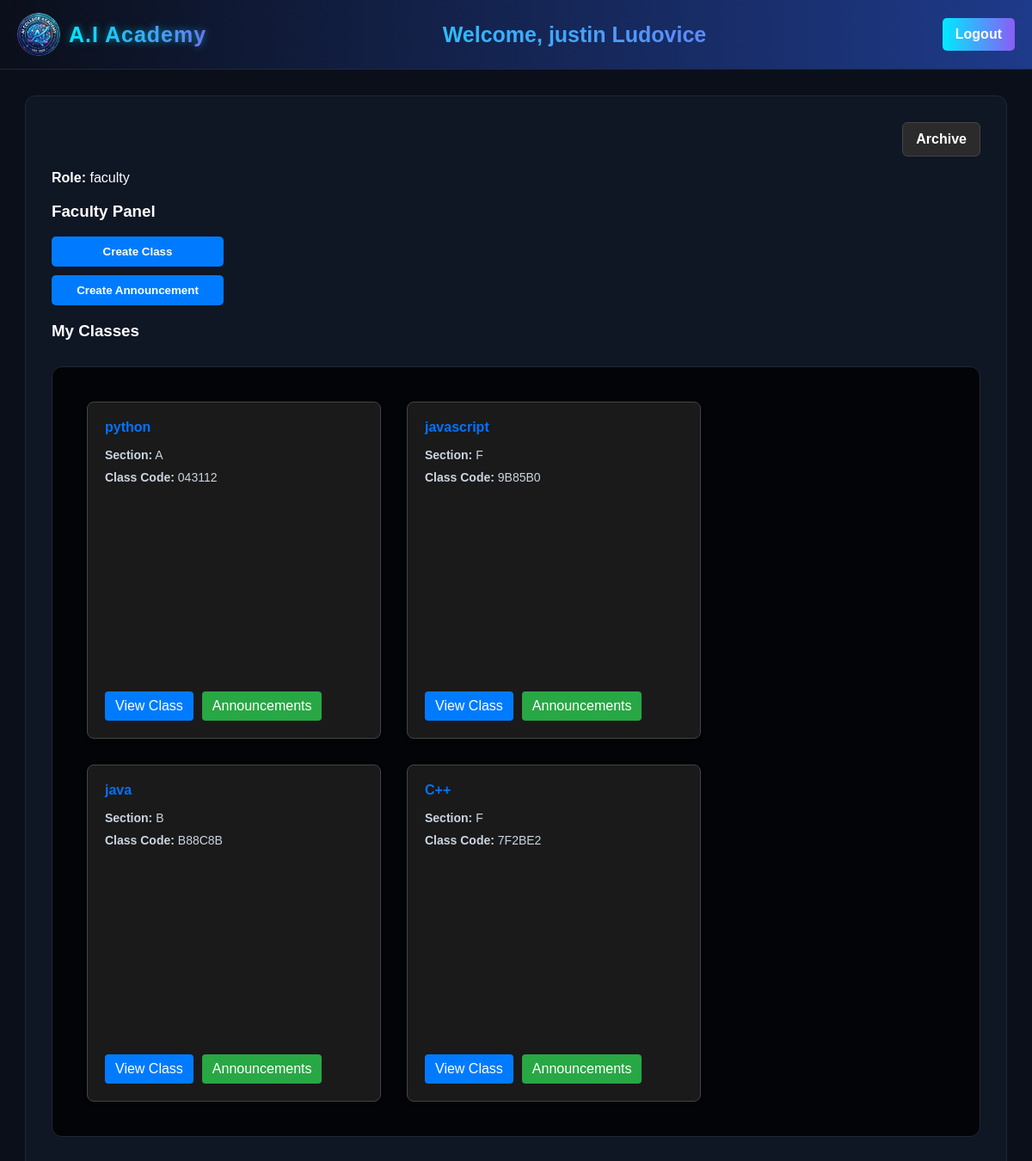
Screenshot of /public/pages/dashboard.php (signed in) with the database file from the repository.
### tables this page shows
CREATE TABLE `classes` (
  `classes_id` int(11) NOT NULL,
  `subject` varchar(100) NOT NULL,
  `section` varchar(50) NOT NULL,
  `code` varchar(50) NOT NULL,
  `user_id` int(11) DEFAULT NULL,
  `class_code` varchar(10) NOT NULL,
  `is_archived` tinyint(1) DEFAULT 0
);

### public/pages/dashboard.php (the view, shortened to what this page needs)
<?php
require_once __DIR__ . '/../../src/Helpers/_init.php';
$user = $_SESSION['user'];
$myClasses = [];
if ($user['role'] === 'faculty') {
    $stmt = $conn->prepare('SELECT classes_id, subject, section, class_code FROM classes WHERE user_id = ? AND is_archived = 0 ORDER BY subject DESC');
    if ($stmt) {
        $stmt->bind_param('i', $user['id']);
        if ($stmt->execute()) {
            $result = $stmt->get_result();
            $myClasses = $result ? $result->fetch_all(MYSQLI_ASSOC) : [];
        } else {
            $myClasses = [];
        }
    } else {
        $myClasses = [];
    }
}
?>
<!DOCTYPE html>
<html>
<head>
<link rel="stylesheet" href="../assets/CSS/dashboard.css">
</head>
<body>
<div class="header">
    <div class="left">
        <img src="../assets/images/logo.png" class="logo">
        <h1 class="brand">A.I Academy</h1>
    </div>
    <div class="middle">
        <h2>Welcome, <?= $user['firstname'] . ' ' . $user['lastname']; ?></h2>
    </div>
    <div class="right">
        <a href="../api/logout.php" class="logout">Logout</a>
    </div>
</div>
<div class="container">
<?php if ($user['role'] === 'faculty'): ?>
    <div class="dashboard-actions">
        <a href="archive.php" class="trash-btn">Archive</a>
    </div>
<?php endif; ?>
    <p><strong>Role:</strong> <?= $user['role']; ?></p>
    <?php if ($user['role'] == 'faculty'): ?>
        <h3>Faculty Panel</h3>
        <a href="create_class.php" style="text-decoration: none;"><button>Create Class</button></a>
        <a href="create_announcement.php" style="text-decoration: none;"><button>Create Announcement</button></a>
        <h3>My Classes</h3>
        <?php if (count($myClasses) > 0): ?>
            <div class="classes-container">
                <?php foreach ($myClasses as $class): ?>
                    <div class="class-card">
                        <h4><?= htmlspecialchars($class['subject']); ?></h4>
                        <p><strong>Section:</strong> <?= htmlspecialchars($class['section']); ?></p>
                        <p><strong>Class Code:</strong> <?= htmlspecialchars($class['class_code']); ?></p>
                        <div class="card-actions">
                            <a href="view_class.php?class_id=<?= $class['classes_id'] ?>" class="view-class-btn">
                            View Class
                            </a>
                            <a href="view_announcements.php?class_id=<?= $class['classes_id'] ?>" class="view-class-btn" style="background-color: #28a745;">
                            Announcements
                            </a>
                        </div>
                    </div>
                <?php endforeach; ?>
            </div>
        <?php else: ?>
            <p>No classes created yet.</p>
        <?php endif; ?>
    <?php endif; ?>
</div>
</body>
</html>

### public/assets/CSS/dashboard.css (style rules this page uses)
body { margin: 0; font-family: Arial, sans-serif; background: #0b0f1a; color: white; }
a { color: #00eaff; text-decoration: none; }
.header { display: flex; justify-content: space-between; align-items: center; padding: 15px 20px; background: linear-gradient(90deg, #0b0f1a, #1e3a8a); border-bottom: 1px solid #1f2937; }
.left { display: flex; align-items: center; gap: 10px; }
.middle { flex: 1; text-align: center; }
.right { display: flex; align-items: center; gap: 15px; }
.logo { width: 50px; height: 50px; border-radius: 50%; }
.brand { font-size: 25px; font-weight: 700; letter-spacing: 1px; background: linear-gradient(90deg, #00eaff, #8b5cf6); -webkit-background-clip: text; -webkit-text-fill-color: transparent; text-shadow: 0 0 8px rgba(0, 234, 255, 0.5); margin: 0; }
.middle h2 { font-size: 25px; background: linear-gradient(90deg, #00eaff, #8b5cf6); -webkit-background-clip: text; -webkit-text-fill-color: transparent; margin: 0; }
.view-class-btn, .start-btn { display: inline-block; margin-top: 10px; padding: 8px 12px; background: #007bff; color: white; text-decoration: none; border-radius: 4px; }
button, .btn, .submit-btn, .logout, .delete-class-btn, .trash-btn, .leave-btn, .start-btn { display: inline-block; padding: 10px 15px; border: none; border-radius: 6px; cursor: pointer; font-weight: bold; transition: all 0.3s ease; text-decoration: none; text-align: center; box-sizing: border-box; display: inline-block; padding: 10px 15px; background: linear-gradient(90deg, #00eaff, #8b5cf6); color: white; text-decoration: none; border-radius: 5px; font-weight: bold; }
.container { max-width: 90%; margin: 30px auto; padding: 30px; background: rgba(17, 24, 39, 0.8); border: 1px solid #1f2937; border-radius: 12px; }
.course-card, .class-card { background: #111827; border: 1px solid #1f2937; border-radius: 10px; padding: 20px; transition: all 0.3s ease; width: 300px; min-width: 300px; height: 350px; flex-shrink: 0; display: flex; flex-direction: column; margin: 10px; }
.course-card p, .class-card p { color: #cbd5e1; margin-bottom: 15px; }
.trash-btn { background: #2b2b2b; color: #fff; padding: 10px 15px; border-radius: 6px; text-decoration: none; font-weight: bold; border: 1px solid #444; transition: 0.2s; }
.logout { display: inline-block; padding: 10px 15px; background: linear-gradient(90deg, #00eaff, #8b5cf6); color: white; text-decoration: none; border-radius: 5px; font-weight: bold; }
.dashboard-actions { display: flex; justify-content: flex-end; margin-bottom: 15px; gap: 10px; }
button { display: block; width: 200px; padding: 10px; margin: 10px 0; background: #007bff; color: white; border: none; border-radius: 5px; cursor: pointer; transition: all 0.3s ease; }
.classes-container { display: flex; flex-wrap: wrap; gap: 10px; justify-content: flex-start; max-width: 100%; margin: 30px auto; padding: 30px; background: rgba(0, 0, 0, 0.8); border: 1px solid #1f2937; border-radius: 12px; }
.class-card { background: #1a1a1a; border: 1px solid #444; border-radius: 8px; padding: 20px; width: 300px; height: 350px; box-shadow: 0 2px 5px rgba(0,0,0,0.3); transition: transform 0.2s; flex-shrink: 0; display: flex; flex-direction: column; margin: 10px; }
.class-card h4 { margin: 0 0 10px 0; color: #0073ff; }
.class-card p { margin: 5px 0; font-size: 14px; }
.card-actions { margin-top: auto; display: flex; gap: 10px; padding-top: 10px; }

### rows the page displays
classes: subject "python", section "A", class_code "043112"
classes: subject "javascript", section "F", class_code "9B85B0"
classes: subject "java", section "B", class_code "B88C8B"
classes: subject "C++", section "F", class_code "7F2BE2"

### other values shown
$user['firstname'] "justin"
$user['lastname'] "Ludovice"
$user['role'] "faculty"
